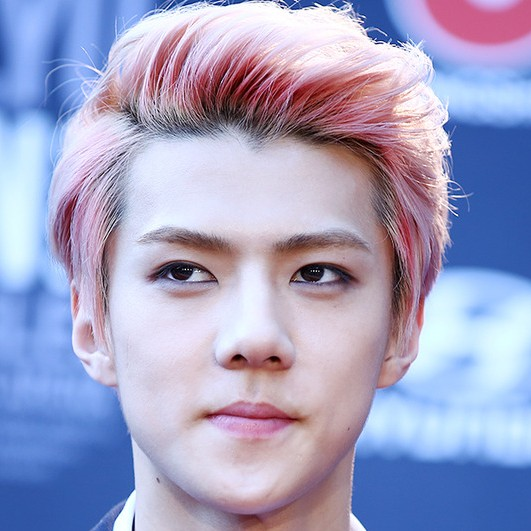
#> input picture LR4/Sehun/face/-Sehun-se-hun-35451951-1280-853.jpg, 531 x 531 px; its folder holds 4 pictures in this run
$ python resize.py
#> lines starting #> are read from the running program, lines starting #| are printed output that depends on the picture
import os
from skimage.transform import rescale, resize, downscale_local_mean
from skimage import io, filters, color, draw

SehunFaceFolder = 'Sehun/face'
StanleyWeberFaceFolder = 'StanleyWeber/face'

SehunTrainingFolder = 'Training/Sehun'
SehunTestingFolder = 'Testing/Sehun'

StanleyWeberTrainingFolder = 'Training/StanleyWeber'
StanleyWeberTestingFolder = 'Testing/StanleyWeber'


def load_images_from_folder(folder):
#> called with folder = 'Sehun/face'
        images = []
        for filename in os.listdir(folder):
            img = io.imread(os.path.join(folder,filename))
#> img is the input picture: shape (531, 531, 3); mean R, G, B 161.8, 161.8, 196.1
            if img is not None:
#                img = color.rgb2gray(img)
                images.append(img)
        return images


def my_resize(images):
    width = 200
    height = 200
    for idx, img in enumerate(images):
        image_resized = resize(img, (width, height), anti_aliasing=True)
        images[idx]=image_resized
#> this loop made 4 passes
#> pass 1, in my_resize, `image_resized = resize(img, (width, height), anti_aliasing=True)`:
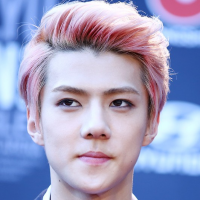
#> image_resized: shape (200, 200, 3) float64; mean R, G, B 0.634, 0.635, 0.769
#> pass 2, in my_resize, `image_resized = resize(img, (width, height), anti_aliasing=True)`:
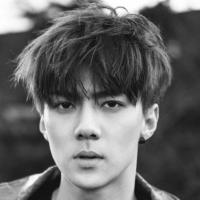
#> image_resized: shape (200, 200, 3) float64; min 0.0636, max 1, mean 0.403
#> pass 3, in my_resize, `image_resized = resize(img, (width, height), anti_aliasing=True)`:
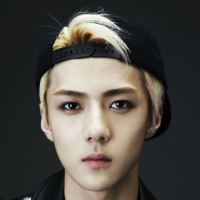
#> image_resized: shape (200, 200, 3) float64; mean R, G, B 0.317, 0.301, 0.279
    return images

def save_images(images, folder):
#> called with folder = 'Training/Sehun'
    for idx, img in enumerate(images):
        io.imsave(os.path.join(folder,str(idx)+'.png'),img)

sehun_imgs = load_images_from_folder(SehunFaceFolder)
sehun_imgs = my_resize(sehun_imgs)
#> (the run stopped early here; a loop or call above may not have finished)
